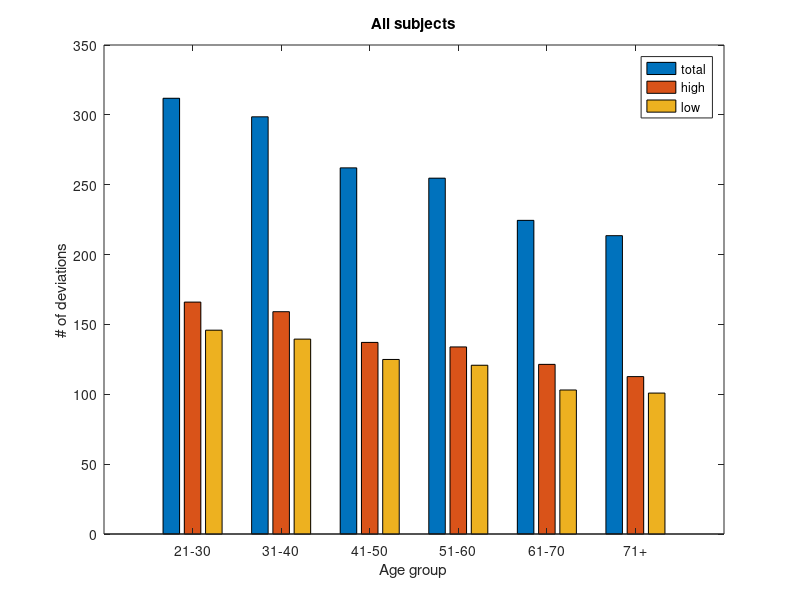
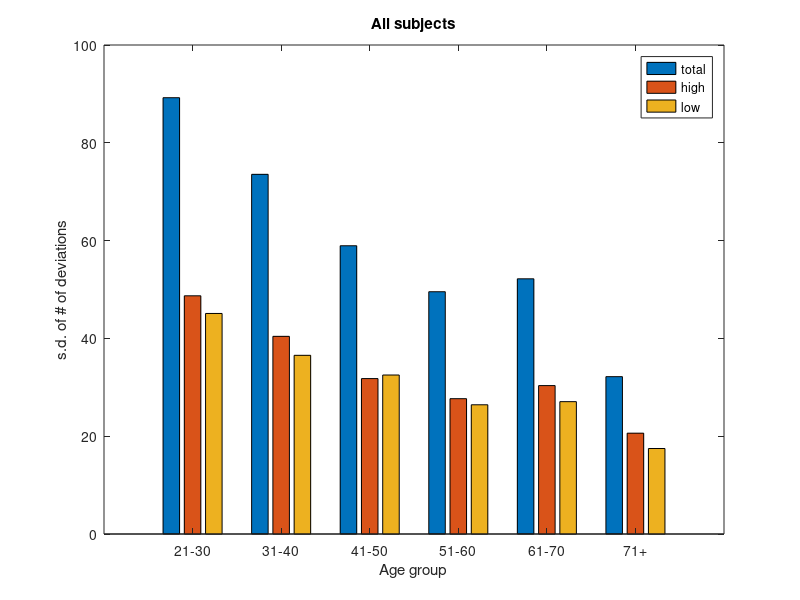
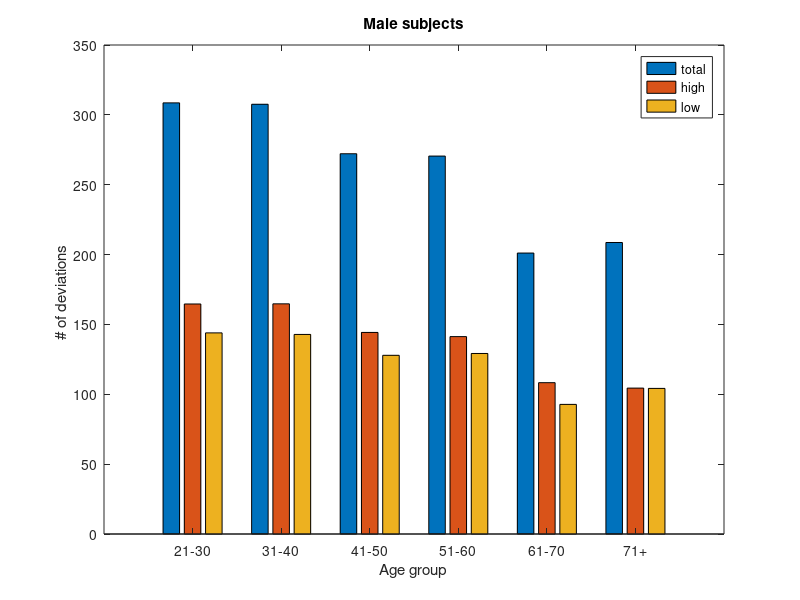
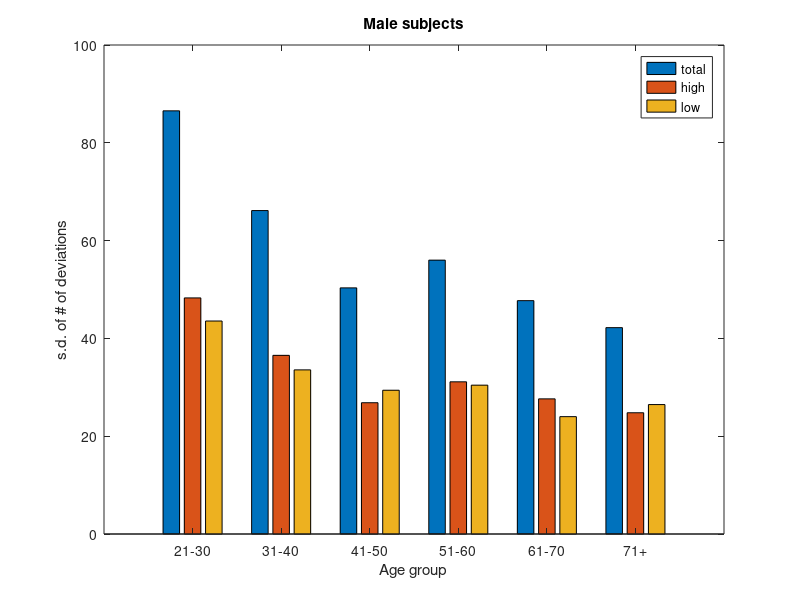

These charts were generated, in order, by the following MATLAB code:
%plotting the results attained from counting all NDs (aka # of deviations, aka # of paroxysmal events) among the 42 ROIs of subjects
%considered -2 sigma and 2 sigma points

%age groups:
%21-30: 458 
%31-40: 85 
%41-50: 119 
%51-60: 119 
%61-70: 67 
%(71+ : 39)
%71-80: 31 
%81+ : 8 


%================================= t-test for all subjects (begin) ================================= 
%do 2-sample t-test to compare all age groups to 21-to-30 group to see if changes are significant

devs_low_21to30 = [144	101	87	96	119	106	74	83	117	102	125	109	154	120	196	82	77	205	140	116	186	213	235	152	93	105	181	91	194	184	187	195	168	211	94	196	166	94	101	202	89	141	83	199	154	88	207	82	200	102	211	189	185	99	110	135	216	116	223	187	191	231	173	188	203	107	223	108	190	120	91	171	233	187	194	211	182	90	202	196	103	108	201	118	108	113	176	91	105	196	113	166	89	114	222	189	197	184	210	90	228	187	155	212	118	91	170	206	89	129	141	131	137	138	102	118	100	90	106	101	98	103	114	95	114	191	119	179	198	130	116	175	204	99	112	66	113	97	235	205	97	204	234	177	179	210	154	212	82	199	222	113	131	195	165	112	208	168	98	119	225	183	125	89	119	200	197	105	106	99	100	193	239	109	188	206	152	194	122	188	175	134	77	147	147	146	125	145	116	119	88	107	99	90	134	115	113	115	103	87	103	101	157	194	122	188	97	186	106	107	97	181	95	199	162	183	188	109	205	167	115	100	159	197	216	193	185	221	124	241	162	96	170	91	87	104	165	203	121	127	84	92	197	162	106	119	91	210	91	199	88	217	191	150	196	188	76	122	198	203	237	225	87	251	212	133	142	140	122	115	117	116	102	101	111	91	90	87	194	199	100	201	184	205	94	191	108	126	94	215	116	111	177	193	172	171	212	204	179	160	229	184	91	197	181	145	185	74	213	113	108	111	114	94	95	202	102	105	146	186	87	205	203	97	179	193	97	162	178	172	103	196	168	211	143	148	109	116	193	187	118	109	129	136	113	118	122	118	121	117	166	151	76	109	209	79	110	194	150	109	169	91	152	106	102	209	198	97	192	162	110	112	119	201	165	87	149	116	161	94	231	160	221	105	156	122	129	141	99	111	100	119	141	174	183	107	102	189	175	166	214	105	187	209	129	163	110	156	108	131	146	120	101	113	97	193	178	95	113	176	106	118	120	186	117	163	119	169	110	162	84	119	79	157	97	164	117	213	191	160	171	106	235	107	149	127	139	119	112	128	113	84	146	193	181	94	208	109]; 
devs_high_21to30 = [148	109	127	125	95	110	142	127	134	130	108	123	115	135	207	134	134	196	241	120	223	192	194	212	120	118	249	115	239	228	233	239	226	221	120	240	207	114	124	233	128	94	118	217	237	131	210	131	220	117	246	227	233	110	109	100	202	104	237	234	258	204	212	239	214	95	210	115	220	105	129	233	171	218	223	200	223	130	225	212	128	112	188	106	120	109	234	114	126	214	99	201	131	97	226	245	253	242	249	115	219	234	188	186	117	121	210	216	126	145	158	152	152	90	130	106	144	130	109	136	125	99	124	115	105	206	102	200	236	98	129	221	240	122	94	153	108	130	197	226	104	219	186	222	252	230	273	202	124	200	189	115	203	214	231	106	210	210	114	110	213	228	105	127	127	239	227	135	96	125	112	240	172	118	230	211	247	245	112	241	239	114	133	229	198	151	160	138	114	105	132	108	137	134	119	100	110	108	151	132	132	124	211	212	106	227	98	201	93	125	105	213	135	196	209	183	230	115	215	180	103	122	184	189	210	176	236	219	122	201	232	103	176	124	111	124	196	220	103	99	155	103	234	275	108	107	126	211	130	186	129	244	235	231	192	211	142	132	199	168	210	218	129	210	192	113	169	154	179	170	98	122	113	137	118	113	122	127	231	244	107	217	216	202	132	185	132	112	133	202	124	130	173	246	246	186	193	207	211	202	214	221	112	246	212	215	227	128	214	175	120	121	107	151	119	199	132	125	149	202	130	213	197	135	200	221	120	209	226	205	109	216	211	234	204	187	127	122	190	188	162	174	164	160	107	128	114	111	87	114	208	195	120	155	222	130	122	170	198	118	229	119	227	109	145	207	223	116	220	138	118	118	124	161	171	122	220	137	171	119	208	218	211	151	272	150	144	136	107	107	129	124	231	222	202	112	110	196	192	210	203	125	213	184	113	212	138	208	124	152	149	114	126	114	112	175	195	143	150	207	138	114	115	171	134	164	237	225	110	212	134	108	122	187	117	174	206	208	182	153	158	136	213	113	175	145	144	197	109	122	123	139	212	250	183	150	196	138]; 
devs_total_21to30 = devs_low_21to30 + devs_high_21to30;

devs_low_31to40 = [118	130	117	108	102	90	176	191	170	165	204	194	138	181	93	118	104	210	170	169	180	209	119	161	104	93	176	154	96	202	108	140	116	104	113	89	98	169	222	178	177	159	158	149	159	134	159	89	96	181	123	133	90	115	146	123	139	112	98	104	89	183	139	169	134	137	100	125	213	149	167	139	89	114	122	85	109	209	152	137	131	105	106	162	169]; 
devs_high_31to40 = [135	150	157	107	116	142	202	201	203	211	176	235	170	204	125	110	136	236	183	193	196	186	147	126	108	116	215	204	138	261	138	160	146	107	129	127	107	188	219	174	176	204	161	220	189	150	132	124	122	170	177	148	103	108	161	111	164	96	126	118	116	182	218	198	144	173	140	98	231	172	131	166	123	128	119	136	117	257	211	146	149	118	129	199	180]; 
devs_total_31to40 = devs_low_31to40 + devs_high_31to40;

devs_low_41to50 = [89	116	139	113	107	103	208	193	206	112	132	98	107	104	111	104	110	262	112	109	110	105	102	142	119	128	131	108	97	93	106	118	121	108	99	112	143	124	175	92	141	121	103	82	111	121	126	171	105	102	101	109	120	92	103	122	223	176	186	166	225	125	110	126	128	105	114	111	117	121	102	95	105	161	190	146	155	141	133	116	123	79	119	115	102	112	160	151	199	161	118	107	93	96	97	128	111	112	108	106	98	112	107	99	89	156	135	147	178	116	120	121	104	113	97	121	104	110	168]; 
devs_high_41to50  = [137	115	119	110	119	102	229	182	175	124	156	103	124	144	94	126	128	179	148	141	133	96	127	166	126	131	147	149	103	107	131	112	115	114	111	112	175	207	178	148	182	88	109	125	129	98	116	177	128	148	136	123	103	122	121	82	212	181	160	147	235	174	178	152	131	134	110	138	116	106	102	133	129	192	134	172	156	183	156	151	143	144	104	99	129	103	170	187	186	166	126	127	119	133	131	103	108	119	89	102	103	109	113	125	129	203	179	218	161	154	121	101	128	125	116	120	131	130	153]; 
devs_total_41to50 = devs_low_41to50 + devs_high_41to50;

devs_low_51to60 = [87	114	127	111	99	102	119	106	136	168	170	132	106	106	90	125	125	103	130	108	159	134	135	122	165	149	114	114	113	103	93	115	122	109	107	92	93	157	148	181	143	157	156	106	149	218	121	104	106	99	110	108	117	148	159	175	148	135	100	102	104	114	111	160	117	121	125	90	110	93	96	93	165	106	97	95	115	121	91	104	196	141	150	145	151	102	133	143	139	102	98	84	106	99	115	95	102	167	98	195	145	100	96	110	94	103	118	109	103	103	106	92	99	115	112	122	100	100	108]; 
devs_high_51to60  = [122	114	107	138	122	128	101	104	186	156	166	159	155	97	128	127	95	119	112	111	167	182	173	92	169	166	125	169	138	111	121	115	124	107	123	143	136	183	173	175	175	182	183	132	145	171	161	132	114	127	110	126	190	175	161	195	157	99	114	128	112	133	110	169	135	98	99	132	110	99	100	122	173	121	96	113	124	135	112	102	167	171	165	189	173	133	110	132	158	127	105	146	115	107	112	113	120	165	97	154	203	106	124	122	123	125	93	120	129	141	125	112	118	113	116	124	113	127	130]; 
devs_total_51to60 = devs_low_51to60 + devs_high_51to60;

devs_low_61to70 = [129	106	80	112	102	113	154	182	143	78	90	122	117	83	100	118	114	94	122	154	143	76	142	81	103	71	181	80	106	122	116	106	109	101	62	51	101	75	138	136	96	99	95	110	99	92	106	104	78	94	99	71	128	68	61	119	111	103	100	98	99	96	82	88	79	66	52]; 
devs_high_61to70  = [107	116	114	119	112	126	169	143	146	143	135	119	117	135	115	107	115	140	124	185	170	65	198	117	110	71	141	128	116	149	110	107	138	115	54	76	107	76	198	196	120	130	123	109	116	135	106	126	131	132	138	122	96	67	58	130	119	125	118	138	102	127	130	127	140	71	70]; 
devs_total_61to70 = devs_low_61to70 + devs_high_61to70;

devs_low_71plus = [109	94	103	94	103	80	106	95	77	111	60	70	67	60	116	108	97	119	112	104	125	103	102	119	103	121	132	108	110	107	119  79	112	112	109	83	91	107	107]; 
devs_high_71plus   = [126	112	112	146	111	69	105	124	124	110	75	69	70	73	94	112	136	123	123	118	108	102	107	137	113	130	92	120	109	136	133  139  104  113  140  138  122  109  110]; 
devs_total_71plus  = devs_low_71plus + devs_high_71plus;


[h_21to30_vs_31to40_low, p_21to30_vs_31to40_low] = ttest2(devs_low_21to30, devs_low_31to40, 'Vartype', 'unequal')
[h_21to30_vs_31to40_high, p_21to30_vs_31to40_high] = ttest2(devs_high_21to30, devs_high_31to40, 'Vartype', 'unequal')
[h_21to30_vs_31to40_total, p_21to30_vs_31to40_total] = ttest2(devs_total_21to30, devs_total_31to40, 'Vartype', 'unequal')

[h_21to30_vs_41to50_low, p_21to30_vs_41to50_low] = ttest2(devs_low_21to30, devs_low_41to50, 'Vartype', 'unequal')
[h_21to30_vs_41to50_high, p_21to30_vs_41to50_high] = ttest2(devs_high_21to30, devs_high_41to50, 'Vartype', 'unequal') 
[h_21to30_vs_41to50_total, p_21to30_vs_41to50_total] = ttest2(devs_total_21to30, devs_total_41to50, 'Vartype', 'unequal') 

[h_21to30_vs_51to60_low, p_21to30_vs_51to60_low] = ttest2(devs_low_21to30, devs_low_51to60, 'Vartype', 'unequal')
[h_21to30_vs_51to60_high, p_21to30_vs_51to60_high] = ttest2(devs_high_21to30, devs_high_51to60, 'Vartype', 'unequal')
[h_21to30_vs_51to60_total, p_21to30_vs_51to60_total] = ttest2(devs_total_21to30, devs_total_51to60, 'Vartype', 'unequal')

[h_21to30_vs_61to70_low, p_21to30_vs_61to70_low] = ttest2(devs_low_21to30, devs_low_61to70, 'Vartype', 'unequal')
[h_21to30_vs_61to70_high, p_21to30_vs_61to70_high] = ttest2(devs_high_21to30, devs_high_61to70, 'Vartype', 'unequal')
[h_21to30_vs_61to70_total, p_21to30_vs_61to70_total] = ttest2(devs_total_21to30, devs_total_61to70, 'Vartype', 'unequal')

[h_21to30_vs_71plus_low, p_21to30_vs_71plus_low] = ttest2(devs_low_21to30, devs_low_71plus, 'Vartype', 'unequal')
[h_21to30_vs_71plus_high, p_21to30_vs_71plus_high] = ttest2(devs_high_21to30, devs_high_71plus, 'Vartype', 'unequal')
[h_21to30_vs_71plus_total, p_21to30_vs_71plus_total] = ttest2(devs_total_21to30, devs_total_71plus, 'Vartype', 'unequal')
%================================= t-test for all subjects (end) ==================================


group2130_low_mean = mean(devs_low_21to30); 
group2130_high_mean = mean(devs_high_21to30); 
group2130_mean_total = mean(devs_total_21to30); 

group3140_low_mean = mean(devs_low_31to40); 
group3140_high_mean = mean(devs_high_31to40); 
group3140_mean_total = mean(devs_total_31to40); 

group4150_low_mean = mean(devs_low_41to50); 
group4150_high_mean = mean(devs_high_41to50); 
group4150_mean_total = mean(devs_total_41to50); 

group5160_low_mean = mean(devs_low_51to60); 
group5160_high_mean = mean(devs_high_51to60); 
group5160_mean_total = mean(devs_total_51to60); 

group6170_low_mean = mean(devs_low_61to70); 
group6170_high_mean = mean(devs_high_61to70); 
group6170_mean_total = mean(devs_total_61to70); 

group71plus_low_mean = mean(devs_low_71plus); 
group71plus_high_mean = mean(devs_high_71plus); 
group71plus_mean_total = mean(devs_total_71plus); 


group2130_low_var = var(devs_low_21to30); 
group2130_high_var = var(devs_high_21to30); 
group2130_var_total = var(devs_total_21to30); 

group3140_low_var = var(devs_low_31to40); 
group3140_high_var = var(devs_high_31to40); 
group3140_var_total = var(devs_total_31to40); 

group4150_low_var = var(devs_low_41to50); 
group4150_high_var = var(devs_high_41to50); 
group4150_var_total = var(devs_total_41to50); 

group5160_low_var = var(devs_low_51to60); 
group5160_high_var = var(devs_high_51to60); 
group5160_var_total = var(devs_total_51to60); 

group6170_low_var = var(devs_low_61to70); 
group6170_high_var = var(devs_high_61to70); 
group6170_var_total = var(devs_total_61to70); 

group71plus_low_var = var(devs_low_71plus); 
group71plus_high_var = var(devs_high_71plus); 
group71plus_var_total = var(devs_total_71plus); 


x1_mean = [group2130_mean_total  group2130_high_mean  group2130_low_mean;  group3140_mean_total  group3140_high_mean  group3140_low_mean;  group4150_mean_total  group4150_high_mean  group4150_low_mean;  group5160_mean_total  group5160_high_mean  group5160_low_mean;  group6170_mean_total  group6170_high_mean  group6170_low_mean;  group71plus_mean_total  group71plus_high_mean  group71plus_low_mean]; 
x1_var = [group2130_var_total  group2130_high_var  group2130_low_var;  group3140_var_total  group3140_high_var  group3140_low_var;  group4150_var_total  group4150_high_var  group4150_low_var;  group5160_var_total  group5160_high_var  group5160_low_var;  group6170_var_total  group6170_high_var  group6170_low_var;  group71plus_var_total  group71plus_high_var  group71plus_low_var]; 

figure(1)
str1 = {'21-30', '31-40', '41-50', '51-60', '61-70', '71+'};
%str1 = {'21-30 (458)', '31-40 (85)', '41-50 (119)', '51-60 (119)', '61-70 (67)', '71-80 (31)', '81+ (8)'};
bar(x1_mean);
%bar(x1_mean, 0.5);
%ylim([0 1]);
title('All subjects');
ylabel('# of deviations'); 
xlabel('Age group'); 
set(gca, 'XTickLabel',str1, 'XTick',1:numel(str1));
legend('total', 'high', 'low');

%=================== this is how you add s.d. bars to the above plot (begin) ===================
%{
hold on

model_series = x1_mean; 
%model_error = 0.2*x1_mean;
model_error = sqrt(x1_var);
% Find the number of groups and the number of bars in each group
[ngroups, nbars] = size(model_series);

% Calculate the width for each bar group
groupwidth = min(0.8, nbars/(nbars + 1.5));

% Set the position of each error bar in the centre of the main bar
% Based on barweb.m by Bolu Ajiboye from MATLAB File Exchange
for i = 1:nbars
    % Calculate center of each bar
    x = (1:ngroups) - groupwidth/2 + (2*i-1) * groupwidth / (2*nbars);
    errorbar(x, model_series(:,i), model_error(:,i), 'k', 'linestyle', 'none');
end
hold off
%}
%=================== this is how you add s.d. bars to the above plot (end) ===================

x1_sd = sqrt(x1_var);
figure(2)
str1 = {'21-30', '31-40', '41-50', '51-60', '61-70','71+'};
bar(x1_sd);
title('All subjects');
ylabel('s.d. of # of deviations'); 
xlabel('Age group'); 
set(gca, 'XTickLabel',str1, 'XTick',1:numel(str1));
legend('total', 'high', 'low');


%================================= t-test for male subjects (begin) ================================= 
%do 2-sample t-test to compare all age groups to 21-to-30 group to see if changes are significant

devs_low_male_21to30 = [101	96	83	102	109	154	77	140	213	152	181	91	184	94	94	89	154	207	82	189	99	135	216	223	191	173	188	203	107	223	190	120	233	211	182	90	196	108	118	113	176	91	196	114	189	197	184	210	90	228	206	129	131	137	138	102	100	90	106	103	95	119	130	66	113	235	97	177	154	212	82	131	165	183	106	100	193	188	122	175	134	77	147	147	146	125	145	116	119	107	134	115	115	103	87	194	188	97	106	107	97	162	183	188	159	197	216	124	241	96	165	84	91	199	217	191	150	122	203	225	87	122	117	101	111	199	100	201	184	205	94	215	177	204	179	145	74	213	113	111	94	102	146	186	203	97	179	193	97	162	178	172	196	143	109	116	193	187	118	109	129	136	118	118	121	117	166	109	102	162	165	231	160	105	129	141	100	119	141	107	175	214	105	187	209	129	110	108	131	120	101	113	97	113	106	186	163	119	169	110	162	84	119	97	164	117	213	160	171	127	139	113	146	181	94]; 
devs_high_male_21to30 = [109 125	127	130	123	115	134	241	192	212	249	115	228	120	114	128	237	210	131	227	110	100	202	237	258	212	239	214	95	210	220	105	171	200	223	130	212	112	106	109	234	114	214	97	245	253	242	249	115	219	216	145	152	152	90	130	144	130	109	99	115	102	98	153	108	197	104	222	273	202	124	203	231	228	96	112	240	230	112	239	114	133	229	198	151	160	138	114	105	108	119	100	108	151	132	212	227	98	93	125	105	209	183	230	184	189	210	122	201	103	196	155	126	186	244	235	231	132	168	218	129	179	98	137	118	244	107	217	216	202	132	202	173	207	211	215	128	214	175	121	151	132	149	202	197	135	200	221	120	209	226	205	216	204	127	122	190	188	162	174	164	160	128	111	87	114	208	118	145	138	171	208	218	151	144	136	129	124	231	112	192	203	125	213	184	113	138	124	152	114	126	114	112	150	138	171	164	237	225	110	212	134	108	117	174	206	208	153	158	145	144	123	212	183	150]; 
devs_total_male_21to30 = devs_low_male_21to30 + devs_high_male_21to30; 

devs_low_male_31to40 = [118	117	108	176	191	170	165	204	93	118	170	169	119	104	176	108	140	116	98	169	222	178	177	158	149	134	96	123	133	146	123	139	98	139	134	137	100	149	167	139	85	209	152	169]; 
devs_high_male_31to40 = [135	157	107	202	201	203	211	176	125	110	183	193	147	108	215	138	160	146	107	188	219	174	176	161	220	150	122	177	148	161	111	164	126	218	144	173	140	172	131	166	136	257	211	180]; 
devs_total_male_31to40 = devs_low_male_31to40 + devs_high_male_31to40; 

devs_low_male_41to50 = [89	139	206	132	107	104	112	102	142	128	131	97	93	143	175	141	82	111	102	176	186	125	110	128	114	121	190	155	141	133	116	123	160	98	156	116	121	104	97	110]; 
devs_high_male_41to50 = [137	119	175	156	124	126	148	127	166	131	147	103	107	175	178	182	125	129	148	181	160	174	178	131	110	106	134	156	183	156	151	143	170	103	203	154	101	128	116	130]; 
devs_total_male_41to50 = devs_low_male_41to50 + devs_high_male_41to50; 

devs_low_male_51to60 = [127	111	102	132	106	134	135	122	103	93	157	156	149	218	121	148	159	100	114	111	160	110	93	104	196	141	150	145	143	99	98	195	145	100	96	110	118	109]; 
devs_high_male_51to60 = [107	138	128	159	155	182	173	92	111	136	182	183	145	171	161	175	161	114	133	110	169	110	122	102	167	171	165	189	132	107	97	154	203	106	124	122	93	120]; 
devs_total_male_51to60 = devs_low_male_51to60 + devs_high_male_51to60; 

devs_low_male_61to70 = [112	113	143	90	81	71	106	122	62	51	75	96	99	106	94	128	100	99	96	79	66	52]; 
devs_high_male_61to70 = [119	126	146	135	117	71	116	149	54	76	76	120	116	106	132	96	118	102	127	140	71	70]; 
devs_total_male_61to70 = devs_low_male_61to70 + devs_high_male_61to70; 

devs_low_male_71plus = [94	60	67	60	116	108	112	102	103	132	107	119  139  140]; 
devs_high_male_71plus = [146	75	70	73	94	112	123	107	113	92	136	133  79  109]; 
devs_total_male_71plus = devs_low_male_71plus + devs_high_male_71plus;

[h_21to30_vs_31to40_low_male, p_21to30_vs_31to40_low_male] = ttest2(devs_low_male_21to30, devs_low_male_31to40, 'Vartype', 'unequal')
[h_21to30_vs_31to40_high_male, p_21to30_vs_31to40_high_male] = ttest2(devs_high_male_21to30, devs_high_male_31to40, 'Vartype', 'unequal')
[h_21to30_vs_31to40_total_male, p_21to30_vs_31to40_total_male] = ttest2(devs_total_male_21to30, devs_total_male_31to40, 'Vartype', 'unequal')

[h_21to30_vs_41to50_low_male, p_21to30_vs_41to50_low_male] = ttest2(devs_low_male_21to30, devs_low_male_41to50, 'Vartype', 'unequal')
[h_21to30_vs_41to50_high_male, p_21to30_vs_41to50_high_male] = ttest2(devs_high_male_21to30, devs_high_male_41to50, 'Vartype', 'unequal') 
[h_21to30_vs_41to50_total_male, p_21to30_vs_41to50_total_male] = ttest2(devs_total_male_21to30, devs_total_male_41to50, 'Vartype', 'unequal') 

[h_21to30_vs_51to60_low_male, p_21to30_vs_51to60_low_male] = ttest2(devs_low_male_21to30, devs_low_male_51to60, 'Vartype', 'unequal')
[h_21to30_vs_51to60_high_male, p_21to30_vs_51to60_high_male] = ttest2(devs_high_male_21to30, devs_high_male_51to60, 'Vartype', 'unequal')
[h_21to30_vs_51to60_total_male, p_21to30_vs_51to60_total_male] = ttest2(devs_total_male_21to30, devs_total_male_51to60, 'Vartype', 'unequal')

[h_21to30_vs_61to70_low_male, p_21to30_vs_61to70_low_male] = ttest2(devs_low_male_21to30, devs_low_male_61to70, 'Vartype', 'unequal')
[h_21to30_vs_61to70_high_male, p_21to30_vs_61to70_high_male] = ttest2(devs_high_male_21to30, devs_high_male_61to70, 'Vartype', 'unequal')
[h_21to30_vs_61to70_total_male, p_21to30_vs_61to70_total_male] = ttest2(devs_total_male_21to30, devs_total_male_61to70, 'Vartype', 'unequal')

[h_21to30_vs_71plus_low_male, p_21to30_vs_71plus_low_male] = ttest2(devs_low_male_21to30, devs_low_male_71plus, 'Vartype', 'unequal')
[h_21to30_vs_71plus_high_male, p_21to30_vs_71plus_high_male] = ttest2(devs_high_male_21to30, devs_high_male_71plus, 'Vartype', 'unequal')
[h_21to30_vs_71plus_total_male, p_21to30_vs_71plus_total_male] = ttest2(devs_total_male_21to30, devs_total_male_71plus, 'Vartype', 'unequal')
%================================= t-test for male subjects (end) ==================================


group2130_mean_male_total = mean(devs_total_male_21to30); 
group2130_high_mean_male = mean(devs_high_male_21to30); 
group2130_low_mean_male = mean(devs_low_male_21to30); 

group3140_mean_male_total = mean(devs_total_male_31to40); 
group3140_high_mean_male = mean(devs_high_male_31to40);
group3140_low_mean_male = mean(devs_low_male_31to40);

group4150_mean_male_total = mean(devs_total_male_41to50);
group4150_high_mean_male = mean(devs_high_male_41to50);
group4150_low_mean_male = mean(devs_low_male_41to50);

group5160_mean_male_total = mean(devs_total_male_51to60); 
group5160_high_mean_male = mean(devs_high_male_51to60); 
group5160_low_mean_male = mean(devs_low_male_51to60); 

group6170_mean_male_total = mean(devs_total_male_61to70); 
group6170_high_mean_male = mean(devs_high_male_61to70); 
group6170_low_mean_male = mean(devs_low_male_61to70); 

group71plus_mean_male_total = mean(devs_total_male_71plus); 
group71plus_high_mean_male = mean(devs_high_male_71plus); 
group71plus_low_mean_male = mean(devs_low_male_71plus); 

group2130_var_male_total = var(devs_total_male_21to30); 
group2130_high_var_male = var(devs_high_male_21to30); 
group2130_low_var_male = var(devs_low_male_21to30); 

group3140_var_male_total = var(devs_total_male_31to40); 
group3140_high_var_male = var(devs_high_male_31to40);
group3140_low_var_male = var(devs_low_male_31to40);

group4150_var_male_total = var(devs_total_male_41to50);
group4150_high_var_male = var(devs_high_male_41to50);
group4150_low_var_male = var(devs_low_male_41to50);

group5160_var_male_total = var(devs_total_male_51to60); 
group5160_high_var_male = var(devs_high_male_51to60); 
group5160_low_var_male = var(devs_low_male_51to60); 

group6170_var_male_total = var(devs_total_male_61to70); 
group6170_high_var_male = var(devs_high_male_61to70); 
group6170_low_var_male = var(devs_low_male_61to70); 

group71plus_var_male_total = var(devs_total_male_71plus); 
group71plus_high_var_male = var(devs_high_male_71plus); 
group71plus_low_var_male = var(devs_low_male_71plus); 


x2_mean_male = [group2130_mean_male_total  group2130_high_mean_male  group2130_low_mean_male;  group3140_mean_male_total  group3140_high_mean_male  group3140_low_mean_male;  group4150_mean_male_total  group4150_high_mean_male  group4150_low_mean_male;  group5160_mean_male_total  group5160_high_mean_male  group5160_low_mean_male;  group6170_mean_male_total  group6170_high_mean_male  group6170_low_mean_male;  group71plus_mean_male_total  group71plus_high_mean_male  group71plus_low_mean_male]; 
x2_var_male = [group2130_var_male_total  group2130_high_var_male  group2130_low_var_male;  group3140_var_male_total  group3140_high_var_male  group3140_low_var_male;  group4150_var_male_total  group4150_high_var_male  group4150_low_var_male;  group5160_var_male_total  group5160_high_var_male  group5160_low_var_male;  group6170_var_male_total  group6170_high_var_male  group6170_low_var_male;  group71plus_var_male_total  group71plus_high_var_male  group71plus_low_var_male]; 

figure(3)
str1 = {'21-30', '31-40', '41-50', '51-60', '61-70', '71+'};
%str1 = {'21-30 (458)', '31-40 (85)', '41-50 (119)', '51-60 (119)', '61-70 (67)', '71-80 (31)', '81+ (8)'};
bar(x2_mean_male);
title('Male subjects');
ylabel('# of deviations '); 
xlabel('Age group'); 
set(gca, 'XTickLabel', str1,  'XTick', 1:numel(str1));
legend('total', 'high', 'low');

x2_sd_male = sqrt(x2_var_male);
figure(4)
str1 = {'21-30', '31-40', '41-50', '51-60', '61-70', '71+'};
bar(x2_sd_male);
title('Male subjects');
ylabel('s.d. of # of deviations'); 
xlabel('Age group'); 
set(gca, 'XTickLabel',str1, 'XTick',1:numel(str1));
legend('total', 'high', 'low');


%================================= t-test for female subjects (begin) ================================= 
%do 2-sample t-test to compare all age groups to 21-to-30 group to see if changes are significant

devs_low_female_21to30 = [144	87	119	106	74	117	125	120	196	82	205	116	186	235	93	105	194	187	195	168	211	196	166	101	202	141	83	199	88	200	102	211	185	110	116	187	231	108	91	171	187	194	202	103	201	108	105	113	166	89	222	187	155	212	118	91	170	89	141	118	101	98	114	114	191	179	198	116	175	204	99	112	97	205	204	234	179	210	199	222	113	195	112	208	168	98	119	225	125	89	119	200	197	105	99	239	109	206	152	194	188	88	99	90	113	103	101	157	122	186	181	95	199	109	205	167	115	100	193	185	221	162	170	91	87	104	203	121	127	92	197	162	106	119	210	91	88	196	188	76	198	237	251	212	133	142	140	115	116	102	91	90	87	194	191	108	126	94	116	111	193	172	171	212	160	229	184	91	197	181	185	108	114	95	202	105	87	205	103	168	211	148	113	122	151	76	109	209	79	110	194	150	169	91	152	106	209	198	97	192	110	112	119	201	87	149	116	161	94	221	156	122	99	111	174	183	102	189	166	163	156	146	193	178	95	176	118	120	117	79	157	191	106	235	107	149	119	112	128	84	193	208	109]; 
devs_high_female_21to30 = [148	127	95	110	142	134	108	135	207	134	196	120	223	194	120	118	239	233	239	226	221	240	207	124	233	94	118	217	131	220	117	246	233	109	104	234	204	115	129	233	218	223	225	128	188	120	126	99	201	131	226	234	188	186	117	121	210	126	158	106	136	125	124	105	206	200	236	129	221	240	122	94	130	226	219	186	252	230	200	189	115	214	106	210	210	114	110	213	105	127	127	239	227	135	125	172	118	211	247	245	241	132	137	134	110	132	124	211	106	201	213	135	196	115	215	180	103	122	176	236	219	232	176	124	111	124	220	103	99	103	234	275	108	107	211	130	129	192	211	142	199	210	210	192	113	169	154	170	122	113	113	122	127	231	185	132	112	133	124	130	246	246	186	193	202	214	221	112	246	212	227	120	107	119	199	125	130	213	109	211	234	187	107	114	195	120	155	222	130	122	170	198	229	119	227	109	207	223	116	220	118	118	124	161	122	220	137	171	119	211	272	150	107	107	222	202	110	196	210	212	208	149	175	195	143	207	114	115	134	122	187	182	136	213	113	175	197	109	122	139	250	196	138]; 
devs_total_female_21to30 = devs_low_female_21to30 + devs_high_female_21to30;

devs_low_female_31to40 = [130	102	90	194	138	181	104	210	180	209	161	93	154	96	202	104	113	89	159	159	159	89	181	90	115	112	104	89	183	169	125	213	89	114	122	109	137	131	105	106	162]; 
devs_high_female_31to40 = [150	116	142	235	170	204	136	236	196	186	126	116	204	138	261	107	129	127	204	189	132	124	170	103	108	96	118	116	182	198	98	231	123	128	119	117	146	149	118	129	199]; 
devs_total_female_31to40 = devs_low_female_31to40 + devs_high_female_31to40;

devs_low_female_41to50 = [116	113	107	103	208	193	112	98	104	111	110	262	109	110	105	119	108	106	118	121	108	99	112	124	92	121	103	121	126	171	105	101	109	120	92	103	122	223	166	225	126	105	111	117	102	95	105	161	146	79	119	115	102	112	151	199	161	118	107	93	96	97	128	111	112	108	106	112	107	99	89	135	147	178	120	113	121	104	168]; 
devs_high_female_41to50 = [115	110	119	102	229	182	124	103	144	94	128	179	141	133	96	126	149	131	112	115	114	111	112	207	148	88	109	98	116	177	128	136	123	103	122	121	82	212	147	235	152	134	138	116	102	133	129	192	172	144	104	99	129	103	187	186	166	126	127	119	133	131	103	108	119	89	102	109	113	125	129	179	218	161	121	125	120	131	153]; 
devs_total_female_41to50 = devs_low_female_41to50 + devs_high_female_41to50;

devs_low_female_51to60 = [87	114	99	119	106	136	168	170	106	90	125	125	103	130	108	159	165	149	114	114	113	93	115	122	109	107	92	157	148	181	143	106	104	106	99	110	108	117	175	148	135	102	104	117	121	125	90	93	96	165	106	97	95	115	121	91	151	102	133	139	102	98	84	106	115	95	102	167	94	103	103	103	106	92	99	115	112	122	100	100	108]; 
devs_high_female_51to60 = [122	114	122	101	104	186	156	166	97	128	127	95	119	112	111	167	169	166	125	169	138	121	115	124	107	123	143	183	173	175	175	132	132	114	127	110	126	190	195	157	99	128	112	135	98	99	132	99	100	173	121	96	113	124	135	112	173	133	110	158	127	105	146	115	112	113	120	165	123	125	129	141	125	112	118	113	116	124	113	127	130]; 
devs_total_female_51to60 = devs_low_female_51to60 + devs_high_female_51to60;

devs_low_female_61to70 = [129	106	80	102	154	182	78	122	117	83	100	118	114	94	122	154	143	76	142	103	181	80	116	106	109	101	101	138	136	99	95	110	92	104	78	99	71	68	61	119	111	103	98	82	88]; 
devs_high_female_61to70 = [107	116	114	112	169	143	143	119	117	135	115	107	115	140	124	185	170	65	198	110	141	128	110	107	138	115	107	198	196	130	123	109	135	126	131	138	122	67	58	130	119	125	138	130	127]; 
devs_total_female_61to70 = devs_low_female_61to70 + devs_high_female_61to70;

devs_low_female_71plus = [109	94	103	103	80	106	95	77	111	70	97	119	104	125	103	119	121	108	110  112	112	83	91	107	107]; 
devs_high_female_71plus = [126	112	112	111	69	105	124	124	110	69	136	123	118	108	102	137	130	120	109  104	113	138	122	109	110]; 
devs_total_female_71plus = devs_low_female_71plus + devs_high_female_71plus;


[h_21to30_vs_31to40_low_female, p_21to30_vs_31to40_low_female] = ttest2(devs_low_female_21to30, devs_low_female_31to40, 'Vartype', 'unequal')
[h_21to30_vs_31to40_high_female, p_21to30_vs_31to40_high_female] = ttest2(devs_high_female_21to30, devs_high_female_31to40, 'Vartype', 'unequal')
[h_21to30_vs_31to40_total_female, p_21to30_vs_31to40_total_female] = ttest2(devs_total_female_21to30, devs_total_female_31to40, 'Vartype', 'unequal')

[h_21to30_vs_41to50_low_female, p_21to30_vs_41to50_low_female] = ttest2(devs_low_female_21to30, devs_low_female_41to50, 'Vartype', 'unequal')
[h_21to30_vs_41to50_high_female, p_21to30_vs_41to50_high_female] = ttest2(devs_high_female_21to30, devs_high_female_41to50, 'Vartype', 'unequal') 
[h_21to30_vs_41to50_total_female, p_21to30_vs_41to50_total_female] = ttest2(devs_total_female_21to30, devs_total_female_41to50, 'Vartype', 'unequal') 

[h_21to30_vs_51to60_low_female, p_21to30_vs_51to60_low_female] = ttest2(devs_low_female_21to30, devs_low_female_51to60, 'Vartype', 'unequal')
[h_21to30_vs_51to60_high_female, p_21to30_vs_51to60_high_female] = ttest2(devs_high_female_21to30, devs_high_female_51to60, 'Vartype', 'unequal')
[h_21to30_vs_51to60_total_female, p_21to30_vs_51to60_total_female] = ttest2(devs_total_female_21to30, devs_total_female_51to60, 'Vartype', 'unequal')

[h_21to30_vs_61to70_low_female, p_21to30_vs_61to70_low_female] = ttest2(devs_low_female_21to30, devs_low_female_61to70, 'Vartype', 'unequal')
[h_21to30_vs_61to70_high_female, p_21to30_vs_61to70_high_female] = ttest2(devs_high_female_21to30, devs_high_female_61to70, 'Vartype', 'unequal')
[h_21to30_vs_61to70_total_female, p_21to30_vs_61to70_total_female] = ttest2(devs_total_female_21to30, devs_total_female_61to70, 'Vartype', 'unequal')

[h_21to30_vs_71plus_low_female, p_21to30_vs_71to80_low_female] = ttest2(devs_low_female_21to30, devs_low_female_71plus, 'Vartype', 'unequal')
[h_21to30_vs_71plus_high_female, p_21to30_vs_71to80_high_female] = ttest2(devs_high_female_21to30, devs_high_female_71plus, 'Vartype', 'unequal')
[h_21to30_vs_71plus_total_female, p_21to30_vs_71to80_total_female] = ttest2(devs_total_female_21to30, devs_total_female_71plus, 'Vartype', 'unequal')

%================================= t-test for female subjects (end) ==================================

group2130_mean_female_total = mean(devs_total_female_21to30); 
group2130_high_mean_female = mean(devs_high_female_21to30); 
group2130_low_mean_female = mean(devs_low_female_21to30); 

group3140_mean_female_total = mean(devs_total_female_31to40); 
group3140_high_mean_female = mean(devs_high_female_31to40);
group3140_low_mean_female = mean(devs_low_female_31to40);

group4150_mean_female_total = mean(devs_total_female_41to50);
group4150_high_mean_female = mean(devs_high_female_41to50);
group4150_low_mean_female = mean(devs_low_female_41to50);

group5160_mean_female_total = mean(devs_total_female_51to60); 
group5160_high_mean_female = mean(devs_high_female_51to60); 
group5160_low_mean_female = mean(devs_low_female_51to60); 

group6170_mean_female_total = mean(devs_total_female_61to70); 
group6170_high_mean_female = mean(devs_high_female_61to70); 
group6170_low_mean_female = mean(devs_low_female_61to70); 

group71plus_mean_female_total = mean(devs_total_female_71plus); 
group71plus_high_mean_female = mean(devs_high_female_71plus); 
group71plus_low_mean_female = mean(devs_low_female_71plus); 


group2130_var_female_total = var(devs_total_female_21to30); 
group2130_high_var_female = var(devs_high_female_21to30); 
group2130_low_var_female = var(devs_low_female_21to30); 

group3140_var_female_total = var(devs_total_female_31to40); 
group3140_high_var_female = var(devs_high_female_31to40);
group3140_low_var_female = var(devs_low_female_31to40);

group4150_var_female_total = var(devs_total_female_41to50);
group4150_high_var_female = var(devs_high_female_41to50);
group4150_low_var_female = var(devs_low_female_41to50);

group5160_var_female_total = var(devs_total_female_51to60); 
group5160_high_var_female = var(devs_high_female_51to60); 
group5160_low_var_female = var(devs_low_female_51to60); 

group6170_var_female_total = var(devs_total_female_61to70); 
group6170_high_var_female = var(devs_high_female_61to70); 
group6170_low_var_female = var(devs_low_female_61to70); 

group71plus_var_female_total = var(devs_total_female_71plus); 
group71plus_high_var_female = var(devs_high_female_71plus); 
group71plus_low_var_female = var(devs_low_female_71plus); 

x2_mean_female = [group2130_mean_female_total  group2130_high_mean_female  group2130_low_mean_female;  group3140_mean_female_total  group3140_high_mean_female  group3140_low_mean_female;  group4150_mean_female_total  group4150_high_mean_female  group4150_low_mean_female;  group5160_mean_female_total  group5160_high_mean_female  group5160_low_mean_female;  group6170_mean_female_total  group6170_high_mean_female  group6170_low_mean_female;  group71plus_mean_female_total  group71plus_high_mean_female  group71plus_low_mean_female]; 
x2_var_female = [group2130_var_female_total  group2130_high_var_female  group2130_low_var_female;  group3140_var_female_total  group3140_high_var_female  group3140_low_var_female;  group4150_var_female_total  group4150_high_var_female  group4150_low_var_female;  group5160_var_female_total  group5160_high_var_female  group5160_low_var_female;  group6170_var_female_total  group6170_high_var_female  group6170_low_var_female;  group71plus_var_female_total  group71plus_high_var_female  group71plus_low_var_female]; 

figure(5)
str1 = {'21-30', '31-40', '41-50', '51-60', '61-70', '71+'};
%str1 = {'21-30 (458)', '31-40 (85)', '41-50 (119)', '51-60 (119)', '61-70 (67)', '71-80 (31)', '81+ (8)'};
bar(x2_mean_female);
title('Female subjects');
ylabel('# of deviations '); 
xlabel('Age group'); 
set(gca, 'XTickLabel', str1,  'XTick', 1:numel(str1));
legend('total', 'high', 'low');

x2_sd_female = sqrt(x2_var_female);
figure(6)
str1 = {'21-30', '31-40', '41-50', '51-60', '61-70', '71+'};
bar(x2_sd_female);
title('Female subjects');
ylabel('s.d. of # of deviations'); 
xlabel('Age group'); 
set(gca, 'XTickLabel',str1, 'XTick',1:numel(str1));
legend('total', 'high', 'low');
